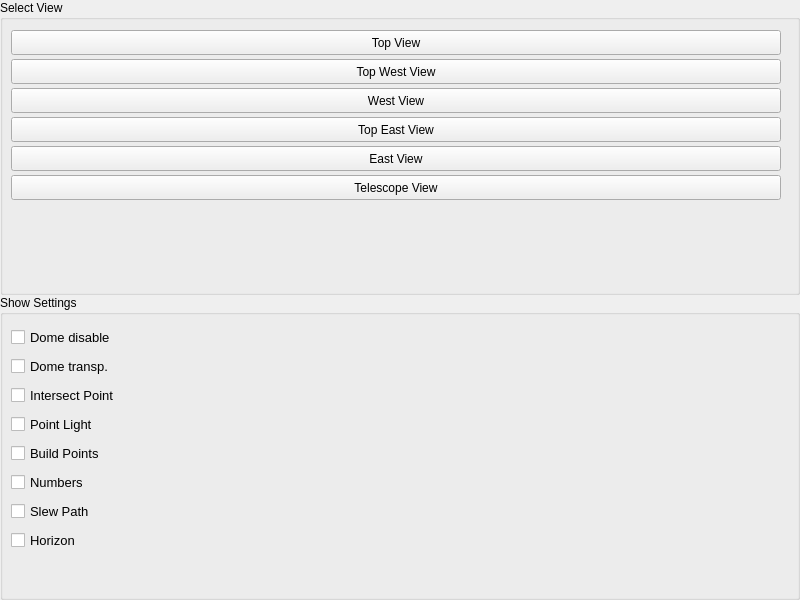
<?xml version="1.0" encoding="UTF-8"?>
<ui version="4.0">
 <class>SimulatorDialog</class>
 <widget class="QWidget" name="SimulatorDialog">
  <property name="geometry">
   <rect>
    <x>0</x>
    <y>0</y>
    <width>800</width>
    <height>600</height>
   </rect>
  </property>
  <property name="sizePolicy">
   <sizepolicy hsizetype="Preferred" vsizetype="Preferred">
    <horstretch>0</horstretch>
    <verstretch>0</verstretch>
   </sizepolicy>
  </property>
  <property name="minimumSize">
   <size>
    <width>800</width>
    <height>600</height>
   </size>
  </property>
  <property name="maximumSize">
   <size>
    <width>1600</width>
    <height>1200</height>
   </size>
  </property>
  <property name="sizeIncrement">
   <size>
    <width>10</width>
    <height>10</height>
   </size>
  </property>
  <property name="baseSize">
   <size>
    <width>10</width>
    <height>10</height>
   </size>
  </property>
  <property name="font">
   <font>
    <family>Arial</family>
   </font>
  </property>
  <property name="windowTitle">
   <string>Mount Simulation View</string>
  </property>
  <layout class="QHBoxLayout" name="horizontalLayout">
   <property name="spacing">
    <number>0</number>
   </property>
   <property name="leftMargin">
    <number>0</number>
   </property>
   <property name="topMargin">
    <number>0</number>
   </property>
   <property name="rightMargin">
    <number>0</number>
   </property>
   <property name="bottomMargin">
    <number>0</number>
   </property>
   <item>
    <layout class="QGridLayout" name="gridLayout" columnstretch="0,1">
     <property name="sizeConstraint">
      <enum>QLayout::SetDefaultConstraint</enum>
     </property>
     <property name="leftMargin">
      <number>0</number>
     </property>
     <item row="0" column="1" rowspan="2">
      <layout class="QHBoxLayout" name="simulator">
       <property name="spacing">
        <number>0</number>
       </property>
       <property name="sizeConstraint">
        <enum>QLayout::SetDefaultConstraint</enum>
       </property>
      </layout>
     </item>
     <item row="0" column="0">
      <widget class="QGroupBox" name="groupBox">
       <property name="sizePolicy">
        <sizepolicy hsizetype="Expanding" vsizetype="Expanding">
         <horstretch>0</horstretch>
         <verstretch>1</verstretch>
        </sizepolicy>
       </property>
       <property name="toolTip">
        <string>&lt;html&gt;&lt;head/&gt;&lt;body&gt;&lt;p&gt;&lt;span style=&quot; font-weight:600;&quot;&gt;Left mouse button :&lt;/span&gt;&lt;/p&gt;&lt;p&gt;While the left mouse button is pressed, mouse movement along x-axis moves the camera left and right and movement along y-axis moves it up and down.&lt;/p&gt;&lt;p&gt;&lt;span style=&quot; font-weight:600;&quot;&gt;Right mouse button :&lt;/span&gt;&lt;/p&gt;&lt;p&gt;While the right mouse button is pressed, mouse movement along x-axis pans the camera around the camera view center and movement along y-axis tilts it around the camera view center.&lt;/p&gt;&lt;p&gt;&lt;span style=&quot; font-weight:600;&quot;&gt;Both left and right mouse button &lt;/span&gt;:&lt;/p&gt;&lt;p&gt;While both the left and the right mouse button are pressed, mouse movement along y-axis zooms the camera in and out without changing the view center.&lt;/p&gt;&lt;p&gt;&lt;span style=&quot; font-weight:600;&quot;&gt;Mouse scroll wheel :&lt;/span&gt;&lt;/p&gt;&lt;p&gt;Zooms the camera in and out without changing the view center.&lt;/p&gt;&lt;p&gt;&lt;span style=&quot; font-weight:600;&quot;&gt;Arrow keys :&lt;/span&gt;&lt;/p&gt;&lt;p&gt;Move the camera vertically and horizontally relative to camera viewport.&lt;/p&gt;&lt;p&gt;&lt;span style=&quot; font-weight:600;&quot;&gt;Page up and page down keys :&lt;/span&gt;&lt;/p&gt;&lt;p&gt;Move the camera forwards and backwards.&lt;/p&gt;&lt;p&gt;&lt;span style=&quot; font-weight:600;&quot;&gt;Shift key : &lt;/span&gt;&lt;/p&gt;&lt;p&gt;Changes the behavior of the up and down arrow keys to zoom the camera in and out without changing the view center. The other movement keys are disabled.&lt;/p&gt;&lt;p&gt;&lt;span style=&quot; font-weight:600;&quot;&gt;Alt key :&lt;/span&gt;&lt;/p&gt;&lt;p&gt;Changes the behovior of the arrow keys to pan and tilt the camera around the view center. Disables the page up and page down keys.&lt;/p&gt;&lt;p&gt;&lt;span style=&quot; font-weight:600;&quot;&gt;Escape :&lt;/span&gt;&lt;/p&gt;&lt;p&gt;Moves the camera so that entire scene is visible in the camera viewport.&lt;/p&gt;&lt;/body&gt;&lt;/html&gt;</string>
       </property>
       <property name="title">
        <string>Select View</string>
       </property>
       <property name="large" stdset="0">
        <bool>true</bool>
       </property>
       <layout class="QVBoxLayout" name="verticalLayout" stretch="0,0,0,0,0,0,0">
        <property name="spacing">
         <number>4</number>
        </property>
        <property name="leftMargin">
         <number>8</number>
        </property>
        <property name="topMargin">
         <number>10</number>
        </property>
        <property name="rightMargin">
         <number>16</number>
        </property>
        <property name="bottomMargin">
         <number>4</number>
        </property>
        <item>
         <widget class="QPushButton" name="topView">
          <property name="minimumSize">
           <size>
            <width>0</width>
            <height>25</height>
           </size>
          </property>
          <property name="text">
           <string>Top View</string>
          </property>
         </widget>
        </item>
        <item>
         <widget class="QPushButton" name="topWestView">
          <property name="minimumSize">
           <size>
            <width>0</width>
            <height>25</height>
           </size>
          </property>
          <property name="text">
           <string>Top West View</string>
          </property>
         </widget>
        </item>
        <item>
         <widget class="QPushButton" name="westView">
          <property name="minimumSize">
           <size>
            <width>0</width>
            <height>25</height>
           </size>
          </property>
          <property name="text">
           <string>West View</string>
          </property>
         </widget>
        </item>
        <item>
         <widget class="QPushButton" name="topEastView">
          <property name="minimumSize">
           <size>
            <width>0</width>
            <height>25</height>
           </size>
          </property>
          <property name="text">
           <string>Top East View</string>
          </property>
         </widget>
        </item>
        <item>
         <widget class="QPushButton" name="eastView">
          <property name="minimumSize">
           <size>
            <width>0</width>
            <height>25</height>
           </size>
          </property>
          <property name="text">
           <string>East View</string>
          </property>
         </widget>
        </item>
        <item>
         <widget class="QPushButton" name="telescopeView">
          <property name="minimumSize">
           <size>
            <width>0</width>
            <height>25</height>
           </size>
          </property>
          <property name="text">
           <string>Telescope View</string>
          </property>
         </widget>
        </item>
        <item>
         <spacer name="verticalSpacer">
          <property name="orientation">
           <enum>Qt::Vertical</enum>
          </property>
          <property name="sizeHint" stdset="0">
           <size>
            <width>20</width>
            <height>40</height>
           </size>
          </property>
         </spacer>
        </item>
       </layout>
      </widget>
     </item>
     <item row="1" column="0">
      <widget class="QGroupBox" name="groupBox_2">
       <property name="title">
        <string>Show Settings</string>
       </property>
       <property name="large" stdset="0">
        <bool>true</bool>
       </property>
       <layout class="QVBoxLayout" name="verticalLayout_2">
        <property name="spacing">
         <number>4</number>
        </property>
        <property name="leftMargin">
         <number>8</number>
        </property>
        <property name="topMargin">
         <number>10</number>
        </property>
        <property name="rightMargin">
         <number>16</number>
        </property>
        <property name="bottomMargin">
         <number>4</number>
        </property>
        <item>
         <widget class="QCheckBox" name="checkDomeDisable">
          <property name="sizePolicy">
           <sizepolicy hsizetype="Preferred" vsizetype="Preferred">
            <horstretch>0</horstretch>
            <verstretch>0</verstretch>
           </sizepolicy>
          </property>
          <property name="minimumSize">
           <size>
            <width>100</width>
            <height>25</height>
           </size>
          </property>
          <property name="font">
           <font>
            <pointsize>10</pointsize>
           </font>
          </property>
          <property name="text">
           <string>Dome disable</string>
          </property>
         </widget>
        </item>
        <item>
         <widget class="QCheckBox" name="checkDomeTransparent">
          <property name="sizePolicy">
           <sizepolicy hsizetype="Preferred" vsizetype="Preferred">
            <horstretch>0</horstretch>
            <verstretch>0</verstretch>
           </sizepolicy>
          </property>
          <property name="minimumSize">
           <size>
            <width>0</width>
            <height>25</height>
           </size>
          </property>
          <property name="font">
           <font>
            <pointsize>10</pointsize>
           </font>
          </property>
          <property name="text">
           <string>Dome transp.</string>
          </property>
         </widget>
        </item>
        <item>
         <widget class="QCheckBox" name="checkShowPointer">
          <property name="minimumSize">
           <size>
            <width>0</width>
            <height>25</height>
           </size>
          </property>
          <property name="font">
           <font>
            <pointsize>10</pointsize>
           </font>
          </property>
          <property name="text">
           <string>Intersect Point</string>
          </property>
         </widget>
        </item>
        <item>
         <widget class="QCheckBox" name="checkPL">
          <property name="minimumSize">
           <size>
            <width>0</width>
            <height>25</height>
           </size>
          </property>
          <property name="font">
           <font>
            <pointsize>10</pointsize>
           </font>
          </property>
          <property name="text">
           <string>Point Light</string>
          </property>
         </widget>
        </item>
        <item>
         <widget class="QCheckBox" name="checkShowBuildPoints">
          <property name="minimumSize">
           <size>
            <width>0</width>
            <height>25</height>
           </size>
          </property>
          <property name="font">
           <font>
            <pointsize>10</pointsize>
           </font>
          </property>
          <property name="text">
           <string>Build Points</string>
          </property>
         </widget>
        </item>
        <item>
         <widget class="QCheckBox" name="checkShowNumbers">
          <property name="minimumSize">
           <size>
            <width>0</width>
            <height>25</height>
           </size>
          </property>
          <property name="font">
           <font>
            <pointsize>10</pointsize>
           </font>
          </property>
          <property name="text">
           <string>Numbers</string>
          </property>
         </widget>
        </item>
        <item>
         <widget class="QCheckBox" name="checkShowSlewPath">
          <property name="minimumSize">
           <size>
            <width>0</width>
            <height>25</height>
           </size>
          </property>
          <property name="font">
           <font>
            <pointsize>10</pointsize>
           </font>
          </property>
          <property name="text">
           <string>Slew Path</string>
          </property>
         </widget>
        </item>
        <item>
         <widget class="QCheckBox" name="checkShowHorizon">
          <property name="minimumSize">
           <size>
            <width>0</width>
            <height>25</height>
           </size>
          </property>
          <property name="font">
           <font>
            <pointsize>10</pointsize>
           </font>
          </property>
          <property name="text">
           <string>Horizon</string>
          </property>
         </widget>
        </item>
        <item>
         <spacer name="verticalSpacer_2">
          <property name="orientation">
           <enum>Qt::Vertical</enum>
          </property>
          <property name="sizeHint" stdset="0">
           <size>
            <width>20</width>
            <height>40</height>
           </size>
          </property>
         </spacer>
        </item>
       </layout>
      </widget>
     </item>
    </layout>
   </item>
  </layout>
 </widget>
 <resources/>
 <connections/>
 <designerdata>
  <property name="gridDeltaX">
   <number>5</number>
  </property>
  <property name="gridDeltaY">
   <number>5</number>
  </property>
  <property name="gridSnapX">
   <bool>true</bool>
  </property>
  <property name="gridSnapY">
   <bool>true</bool>
  </property>
  <property name="gridVisible">
   <bool>true</bool>
  </property>
 </designerdata>
</ui>
